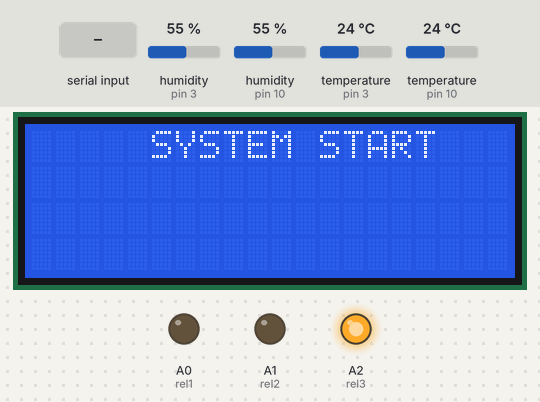
Simulated run of this sketch. Board: Arduino Uno, built with avr-gcc and run on an emulated ATmega328P. Parts: 20×4 character LCD, output pins drawn as LEDs (lit = HIGH). The test bench sets the inputs (shaded band); at power-on: humidity (sensors on pin 3, pin 10) 55 %, temperature (sensors on pin 3, pin 10) 24 °C. What the sketch prints to the serial monitor is not drawn.

Above: at 1.2 s.
1.3 s: "f1_off\n" received over Serial
At 2.5 s:
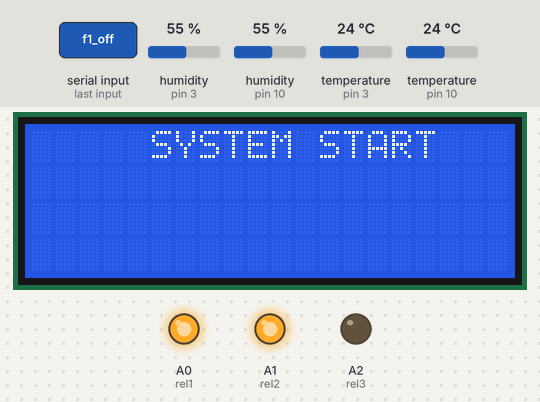
2.8 s: "f1_on\n" received over Serial
At 4.0 s:
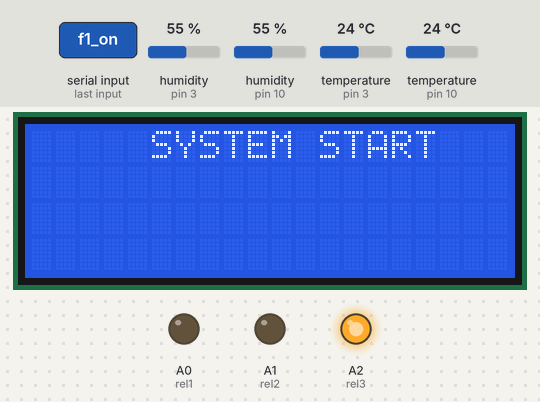
6.5 s: humidity (sensor on pin 3) set to 22 %
At 11.5 s:
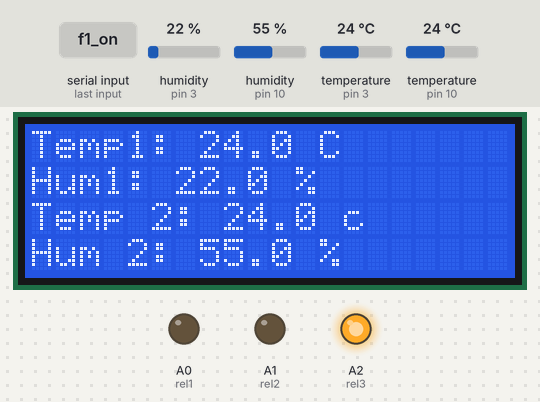
Timing chart, 0 to 13.0 s (numbered marks = the images above; inputs shaded):
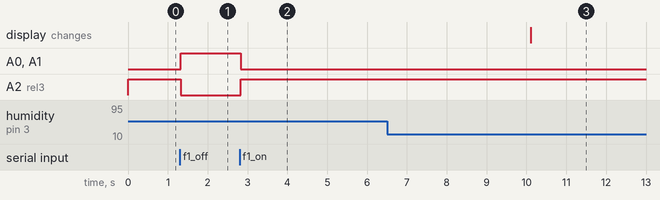

Measured:
- after the input at 1.3 s, A0 (rel1), A1 (rel2): LOW → HIGH at once; A2 (rel3): HIGH → LOW at once
- after the input at 2.8 s, A0 (rel1), A1 (rel2): HIGH → LOW at once; A2 (rel3): LOW → HIGH at once

The sketch:

main.ino
```cpp
#include <Wire.h>
#include <LiquidCrystal_I2C.h>
#include <Adafruit_Sensor.h>
#include <DHT.h>
#include <DHT_U.h>
#include <SoftwareSerial.h>

bool hasPrintedStart = false; //time
unsigned long now = millis();
unsigned long heater_start_time; //time variable
const unsigned long heater_duration = 240UL * 60UL * 1000UL; // ul=min นาที (ค่า*60*1000 ms)

bool showDetail = true; //lcd
unsigned long lastLcdSwitchTime = 0;
const unsigned long lcdSwitchInterval = 10000; // 2 วินาที
bool hasPrintedEnd = false;

bool isReady = false; //heater ready

#define DHT1PIN 3
#define DHT2PIN 10
#define DHTTYPE DHT22
DHT dht1(DHT1PIN, DHTTYPE);
DHT dht2(DHT2PIN, DHTTYPE);

int rel1 = A0; //relFan 5 v
int rel2 = A1; // relFan 12v
int rel3 = A2; // heat

LiquidCrystal_I2C lcd(0x27, 20, 4);

void lcdshow(float temp1, float hum1,float temp2, float hum2,float temp, float hum);
void startTime();
void senddata(float temp1, float hum1,float temp2, float hum2,float temp, float hum);
void reloff();
void relopen();
void iot();

SoftwareSerial espSerial(2, 3);

void setup() {
  Serial.begin(9600);  // ใช้ดู debug บน Serial Monitor
  espSerial.begin(9600);  // ติดต่อกับ ESP32

  dht1.begin();
  dht2.begin();

  pinMode(rel1, OUTPUT);
  pinMode(rel2, OUTPUT);
  pinMode(rel3, OUTPUT);

  // digitalWrite(rel1, HIGH);//relopen
  // digitalWrite(rel2, HIGH);
  // digitalWrite(rel3, LOW);

  digitalWrite(rel1, LOW);//reloff
  digitalWrite(rel2, LOW);
  digitalWrite(rel3, HIGH);

  lcd.begin();
  lcd.backlight();
  lcd.setCursor(5, 0); // ไปที่ตัวอักษรที่ 0 แถวที่ 1
  lcd.print("SYSTEM START");

  Serial.println("\ntest capteur DTH22");
  heater_start_time = millis();


}


void loop() {
  unsigned long now = millis();

  float temp1 = dht1.readTemperature();
  float hum1 = dht1.readHumidity();

  float temp2 = dht2.readTemperature();
  float hum2 = dht2.readHumidity();

  int x = 2;
  if (isnan(temp1) || isnan(hum1)) { temp1 = 0; hum1 = 0; x -= 1; }
  if (isnan(temp2) || isnan(hum2)) { temp2 = 0; hum2 = 0; x -= 1; }
  if (x == 0) x = 1;

  float temp = ((temp1 + temp2) / x);
  float hum = ((hum1 + hum2) / x);

  startTime();
  iot();
  senddata(temp1, hum1, temp2, hum2, temp, hum);

  // ✅ ตรวจเริ่มทำงาน
  if (!isReady && temp >= 50.0 && temp <= 60.0) {
    isReady = true;
    heater_start_time = millis();
    Serial.println("START");

    lcd.clear();
    lcd.setCursor(3, 1);
    lcd.print("Start Drying Herb");
    delay(2000);
  }

  // ✅ ตรวจสิ้นสุด
  if (!hasPrintedEnd && (now - heater_start_time >= heater_duration)) {
    Serial.println("END");
    hasPrintedEnd = true;

    lcd.clear();
    lcd.setCursor(0, 0);
    lcd.print("Finishing Drying Herb");
    delay(5000);
  }

  // ✅ ระบบทำงาน
  if (isReady) {
    if (now - heater_start_time <= heater_duration) {
      if ((temp >= 20) && (temp <= 40)) {
        digitalWrite(rel1, LOW);
        digitalWrite(rel2, HIGH);
        digitalWrite(rel3, LOW);
      } else if ((temp >= 50) && (temp < 60)) {
        digitalWrite(rel1, HIGH);
        digitalWrite(rel2, HIGH);
        digitalWrite(rel3, LOW);
      } else if (temp > 60) {
        digitalWrite(rel1, LOW);
        digitalWrite(rel2, LOW);
        digitalWrite(rel3, HIGH);
      }
    } else {
      // ครบเวลา
      if (!hasPrintedEnd) {
        Serial.println("END");
        hasPrintedEnd = true;
      }
      digitalWrite(rel1, LOW);
      digitalWrite(rel2, LOW);
      digitalWrite(rel3, HIGH);
    }
  }

  if (millis() - lastLcdSwitchTime >= lcdSwitchInterval) {
    lcdshow(temp1, hum1, temp2, hum2, temp, hum);
    showDetail = !showDetail;
    lastLcdSwitchTime = millis();
  }
}

void startTime(){
  unsigned long now = millis();

  if (!hasPrintedStart && now >= 5000 && now <= 10000) {
    Serial.println("START");
    hasPrintedStart = true;
  }
}

void senddata(float temp1, float hum1, float temp2, float hum2,float temp, float hum){

   if (true) {

    String data = String(temp, 1) + "," + String(hum, 1);
    espSerial.println(data);  // ส่งให้ ESP32
    Serial.println("Sent to ESP32: " + data);
  } else {
    Serial.println("No valid sensor data.");
  }

}

void lcdshow(float temp1, float hum1, float temp2, float hum2,float temp, float hum) {
  lcd.clear();

  if (showDetail) {
    lcd.setCursor(0, 0);
    lcd.print("Temp1: ");
    if (!isnan(temp1)) {
      lcd.print(temp1, 1);
      lcd.print(" C");
  } else {
    lcd.print("Error");
  }

    lcd.setCursor(0, 1);
    lcd.print("Hum1: ");
    if (!isnan(hum1)) {
     lcd.print(hum1, 1);
     lcd.print(" %");
    } else {
      lcd.print("Error");
    }

    lcd.setCursor(0, 2);
    lcd.print("Temp 2: ");
    if (!isnan(temp2)) {
      lcd.print(temp2, 1);
      lcd.print(" c");
    } else {
      lcd.print("Error");

    }

    lcd.setCursor(0, 3);
    lcd.print("Hum 2: ");
    if (!isnan(hum2)) {
      lcd.print(hum2, 1);
      lcd.print(" %");
   } else {
    lcd.print("Error");
   }

    lcd.setCursor(0, 2);
    lcd.print("Temp 2: ");
    if (!isnan(temp2)) {
      lcd.print(temp2, 1);
      lcd.print(" c");
    } else {
     lcd.print("Error");
   }

  lcd.setCursor(0, 3);
  lcd.print("Hum 2: ");
  if (!isnan(hum2)) {
    lcd.print(hum2, 1);
    lcd.print(" %");
  } else {
    lcd.print("Error");
   }
  }else {
    lcd.clear();
    lcd.setCursor(0, 0);
    lcd.print("Temp avg: ");
    if (!isnan(temp)) {
    lcd.print(temp, 1);
    lcd.print(" C");
  } else {
    lcd.print("Error");
  }

    lcd.setCursor(0, 1);
    lcd.print("Hum avg: ");
    if (!isnan(hum)) {
      lcd.print(hum, 1);
      lcd.print(" %");
    } else {
      lcd.print("Error");

   }
  }

}

void reloff(){

  digitalWrite(rel1, HIGH);
  digitalWrite(rel2, HIGH);
  digitalWrite(rel3, LOW);

}

void relopen(){

  digitalWrite(rel1, LOW);
  digitalWrite(rel2, LOW);
  digitalWrite(rel3, HIGH);

}

void iot() {

  while (Serial.available()) {
    String var = Serial.readStringUntil('\n');
    var.trim();
    Serial.println("Received: " + var);
    // if (cmd == "ON") {
    //   digitalWrite(LED_PIN, HIGH);
    // } else if (cmd == "OFF") {
    //   digitalWrite(LED_PIN, LOW);
    // }
    if (var == "f1_on" )  {
      relopen();
    }
    if (var == "f1_off") {
      reloff();
    }

  }
}
```
